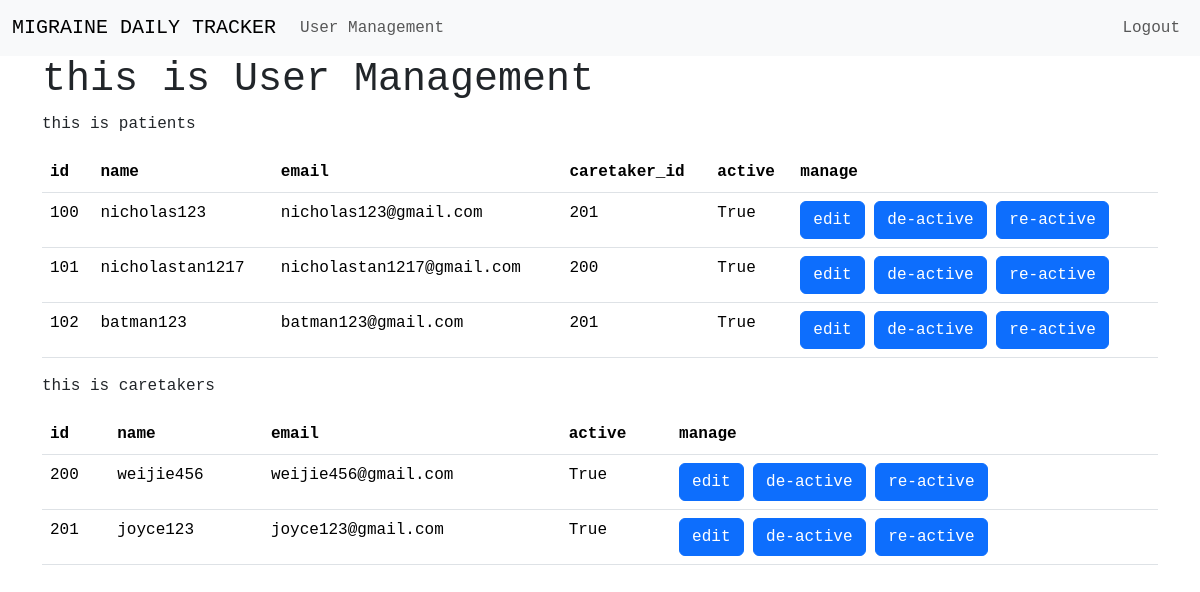
Before: /admin_home (signed in) with the older database file.
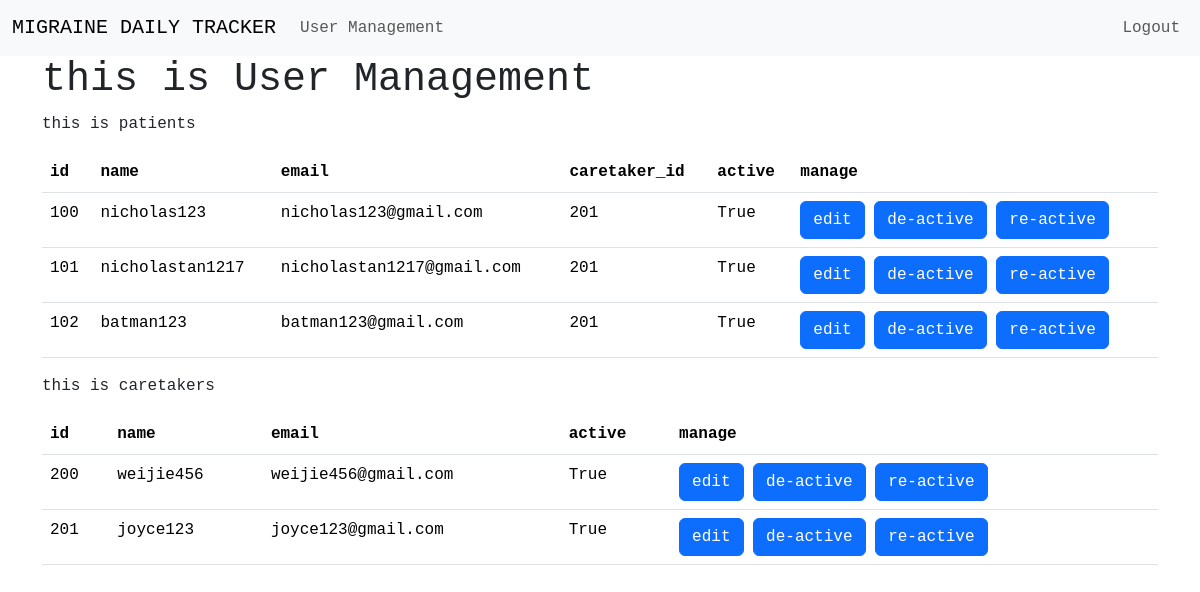
After: the same page with the newer database file.
### website/models.py (models this page shows)
class User(db.Model, UserMixin):
    id = db.Column(db.Integer, primary_key=True, autoincrement=True)
    email = db.Column(db.String(150), unique=True)
    password = db.Column(db.String(150))
    name = db.Column(db.String(150))
    isActive = db.Column(db.Boolean, default=True)
    caretaker_id = db.Column(db.Integer, db.ForeignKey("caretaker.id"))
    caretaker = db.relationship("Caretaker", back_populates="user")

### website/views.py (the view)
@views.route("/admin_home")
@login_required
def admin_home():
    users = User.query.with_entities(User.id, User.name, User.email, User.caretaker_id, User.isActive).all()
    caretakers = Caretaker.query.with_entities(Caretaker.id, Caretaker.name, Caretaker.email, Caretaker.isActive).all()
    for i in users:
        print(f"User ID: {i.id}, Name: {i.name}, Email: {i.email}, Care: {i.caretaker_id}, isActive: {i.isActive}")
    for x in caretakers:
        print(f"Care ID: {x.id}, Name: {x.name}, Email: {x.email}, isActive: {x.isActive}")
    return render_template("admin_home.html", users=users, caretakers=caretakers)

### website/__init__.py (called while the page is built)
def create_app():
    app = Flask(__name__)
    app.config["SECRET_KEY"] = "heisenberg"
    app.config["SQLALCHEMY_DATABASE_URI"] = f"sqlite:///{DB_NAME}"
    db.init_app(app)
    from .views import views
    from .auth import auth
    app.register_blueprint(views, url_prefix="/")
    app.register_blueprint(auth, url_prefix="/")
    from .models import User, Caretaker, Admin
    create_database(app)
    login_manager = LoginManager()
    login_manager.login_view = "auth.login"
    login_manager.login_message = "User needs to be logged in to view this page"
    login_manager.login_message_category = "error"
    login_manager.init_app(app)
    @login_manager.user_loader
    def load_user(email):
        u = User.query.get(email)
        c = Caretaker.query.get(email)
        a = Admin.query.get(email)
        return u or c or a
    return app

### website/templates/admin_home.html (shortened to what this page needs)
{% extends 'admin_base.html' %}
{% block body %}
    <h1>this is User Management</h1>
    <p>this is patients</p>
    <table class="table">
        <thead class="thead-dark">
            <tr>
                <th scope="col">id</th>
                <th scope="col">name</th>
                <th scope="col">email</th>
                <th scope="col">caretaker_id</th>
                <th scope="col">active</th>
                <th scope="col">manage</th>
            </tr>
        </thead>
        <tbody>
            {% for i in users %}
                <tr>
                    <td>{{ i[0] }}</td>
                    <td>{{ i[1] }}</td>
                    <td>{{ i[2] }}</td>
                    <td>{{ i[3] }}</td>
                    <td>{{ i[4] }}</td>
                    <td>
                        <a class="btn btn-primary" href="{{ url_for('views.edit_user', user_id=i[0]) }}">edit</a>
                        <a class="btn btn-primary" href="{{ url_for('views.de_active', user_id=i[0]) }}">de-active</a>
                        <a class="btn btn-primary" href="{{ url_for('views.re_active', user_id=i[0]) }}">re-active</a>
                    </td>
                </tr>
            {% endfor %}
        </tbody>
    </table>
    <p>this is caretakers</p>
    <table class="table">
        <thead class="thead-dark">
            <tr>
                <th scope="col">id</th>
                <th scope="col">name</th>
                <th scope="col">email</th>
                <th scope="col">active</th>
                <th scope="col">manage</th>
            </tr>
        </thead>
        <tbody>
            {% for x in caretakers %}
                <tr>
                    <td>{{ x[0] }}</td>
                    <td>{{ x[1] }}</td>
                    <td>{{ x[2] }}</td>
                    <td>{{ x[3] }}</td>
                    <td>
                        <a class="btn btn-primary" href="{{ url_for('views.edit_care', care_id=x[0]) }}">edit</a>
                        <a class="btn btn-primary" href="{{ url_for('views.de_active_care', care_id=x[0]) }}">de-active</a>
                        <a class="btn btn-primary" href="{{ url_for('views.re_active_care', care_id=x[0]) }}">re-active</a>
                    </td>
                </tr>
            {% endfor %}
        </tbody>
    </table>
{% endblock  %}

Changed rows visible on the page:
changed User "nicholastan1217": caretaker "200" → "201"
